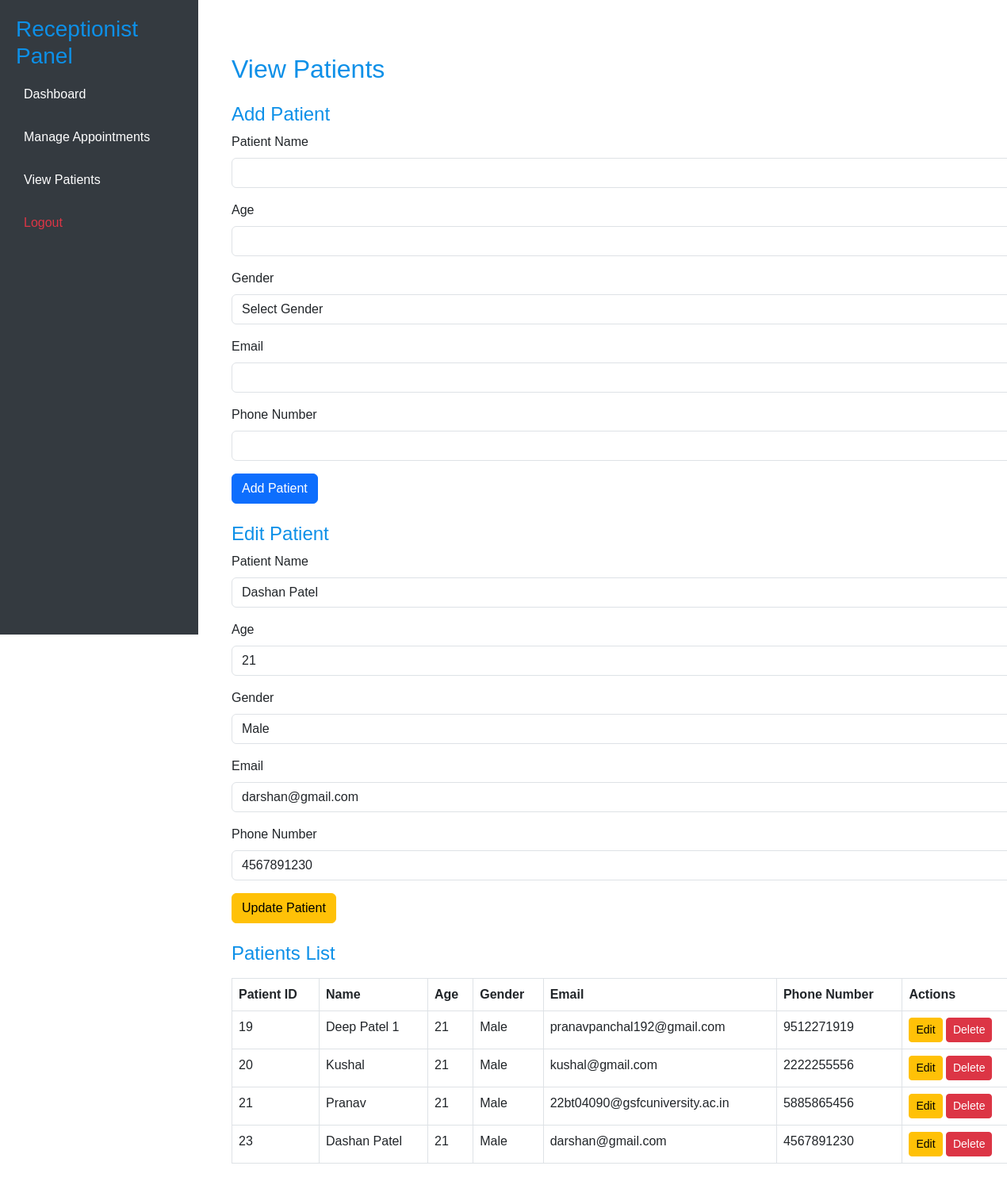
The page /view_patients.php?edit=23 (signed in) on the database its author committed.
### tables this page shows
CREATE TABLE `patients` (
  `patient_id` int(11) NOT NULL,
  `patient_name` varchar(255) NOT NULL,
  `age` int(11) DEFAULT NULL,
  `gender` enum('Male','Female','Other') DEFAULT NULL,
  `contact_info` varchar(255) DEFAULT NULL,
  `status` enum('Indoor','Outdoor') DEFAULT NULL,
  `created_at` timestamp NOT NULL DEFAULT current_timestamp(),
  `updated_at` timestamp NOT NULL DEFAULT current_timestamp() ON UPDATE current_timestamp(),
  `phone_number` varchar(15) DEFAULT NULL,
  `email` varchar(255) DEFAULT NULL
);

### view_patients.php (the view, shortened to what this page needs)
<?php
require 'db.php';
try {
    $stmt = $pdo->query("SELECT * FROM patients ORDER BY patient_id");
    $patients = $stmt->fetchAll();
} catch (PDOException $e) {
    error_log($e->getMessage());
    die("Error fetching patients: " . $e->getMessage());
}
if (isset($_GET['edit'])) {
    $patient_id = $_GET['edit'];
    $stmt = $pdo->prepare("SELECT * FROM patients WHERE patient_id = :patient_id");
    $stmt->execute([':patient_id' => $patient_id]);
    $patient = $stmt->fetch();
}
?>
<!DOCTYPE html>
<html lang="en">
<head>
    <link href="https://cdn.jsdelivr.net/npm/bootstrap@5.3.0-alpha1/dist/css/bootstrap.min.css" rel="stylesheet">
</head>
<body>
    <div class="container-fluid">
        <div class="row">
            <div class="sidebar">
                <h3>Receptionist Panel</h3>
                <a href="receptionist_dashboard.php">Dashboard</a>
                <a href="manage_appointments.php">Manage Appointments</a>
                <a href="view_patients.php">View Patients</a>
                <a href="plogout.php" class="text-danger">Logout</a>
            </div>
            <div class="col-md-9 col-lg-10 main-content">
                <div class="container mt-5">
                    <h2>View Patients</h2>
                <h4 class="mt-4">Add Patient</h4>
                <form method="POST">
                    <div class="mb-3">
                        <label for="patient_name" class="form-label">Patient Name</label>
                        <input type="text" name="patient_name" class="form-control" required>
                    </div>
                    <div class="mb-3">
                        <label for="age" class="form-label">Age</label>
                        <input type="number" name="age" class="form-control" required>
                    </div>
                    <div class="mb-3">
                        <label for="gender" class="form-label">Gender</label>
                        <select name="gender" class="form-control" required>
                            <option value="">Select Gender</option>
                        </select>
                    </div>
                    <div class="mb-3">
                        <label for="email" class="form-label">Email</label>
                        <input type="email" name="email" class="form-control" required>
                    </div>
                    <div class="mb-3">
                        <label for="phone_number" class="form-label">Phone Number</label>
                        <input type="text" name="phone_number" class="form-control" required>
                    </div>
                    <button type="submit" name="add_patient" class="btn btn-primary">Add Patient</button>
                </form>
                <?php if (isset($patient)): ?>
                    <h4 class="mt-4">Edit Patient</h4>
                    <form method="POST">
                        <div class="mb-3">
                            <label for="patient_name" class="form-label">Patient Name</label>
                            <input type="text" name="patient_name" class="form-control" value="<?php echo $patient['patient_name']; ?>" required>
                        </div>
                        <div class="mb-3">
                            <label for="age" class="form-label">Age</label>
                            <input type="number" name="age" class="form-control" value="<?php echo $patient['age']; ?>" required>
                        </div>
                        <div class="mb-3">
                            <label for="gender" class="form-label">Gender</label>
                            <select name="gender" class="form-control" required>
                                <option value="Male" <?php echo $patient['gender'] == 'Male' ? 'selected' : ''; ?>>Male</option>
                            </select>
                        </div>
                        <div class="mb-3">
                            <label for="email" class="form-label">Email</label>
                            <input type="email" name="email" class="form-control" value="<?php echo $patient['email']; ?>" required>
                        </div>
                        <div class="mb-3">
                            <label for="phone_number" class="form-label">Phone Number</label>
                            <input type="text" name="phone_number" class="form-control" value="<?php echo $patient['phone_number']; ?>" required>
                        </div>
                        <button type="submit" name="update_patient" class="btn btn-warning">Update Patient</button>
                    </form>
                <?php endif; ?>
                <h4 class="mt-4">Patients List</h4>
                <table class="table table-bordered mt-3">
                    <thead>
                        <tr>
                            <th>Patient ID</th>
                            <th>Name</th>
                            <th>Age</th>
                            <th>Gender</th>
                            <th>Email</th>
                            <th>Phone Number</th>
                            <th>Actions</th>
                        </tr>
                    </thead>
                    <tbody>
                        <?php foreach ($patients as $patient): ?>
                            <tr>
                                <td><?php echo $patient['patient_id']; ?></td>
                                <td><?php echo $patient['patient_name']; ?></td>
                                <td><?php echo $patient['age']; ?></td>
                                <td><?php echo $patient['gender']; ?></td>
                                <td><?php echo $patient['email']; ?></td>
                                <td><?php echo $patient['phone_number']; ?></td>
                                <td>
                                    <a href="?edit=<?php echo $patient['patient_id']; ?>" class="btn btn-warning btn-sm">Edit</a>
                                    <a href="?delete=<?php echo $patient['patient_id']; ?>" class="btn btn-danger btn-sm" onclick="return confirm('Are you sure you want to delete this patient?')">Delete</a>
                                </td>
                            </tr>
                        <?php endforeach; ?>
                    </tbody>
                </table>
            </div>
        </div>
    </div>
</body>
</html>

### view_patients.php (style rules this page uses)
body { font-family: Arial, sans-serif; }
h2, h3, h4 { color: rgb(13, 144, 232); }
.sidebar { height: 100vh; width: 250px; background: #343a40; color: white; position: fixed; padding: 20px; }
.sidebar a { color: white; text-decoration: none; padding: 10px; display: block; margin: 10px 0; }
.main-content { margin-left: 260px; padding: 20px; }

### rows shown on the page
patients: patient_name "Dashan Patel", age "21", gender "Male", email "darshan@gmail.com", phone_number "4567891230", patient_id "23"
patients: patient_id "19", patient_name "Deep Patel 1", age "21", gender "Male", email "pranavpanchal192@gmail.com", phone_number "9512271919"
patients: patient_id "20", patient_name "Kushal", age "21", gender "Male", email "kushal@gmail.com", phone_number "2222255556"
patients: patient_id "21", patient_name "Pranav", age "21", gender "Male", email "22bt04090@gsfcuniversity.ac.in", phone_number "5885865456"
